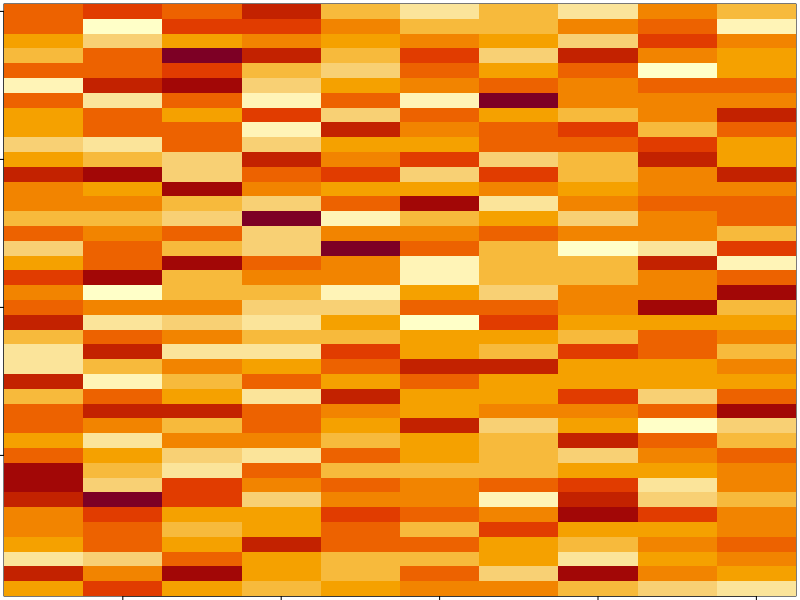
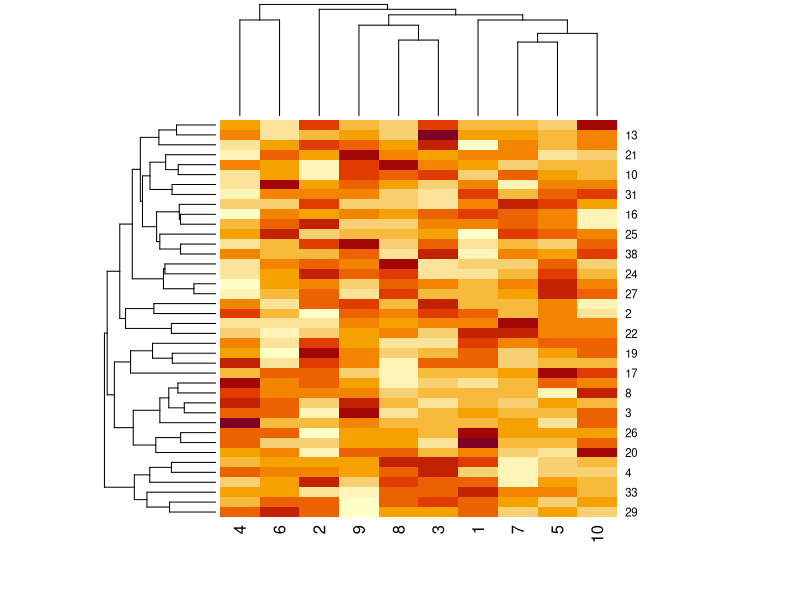
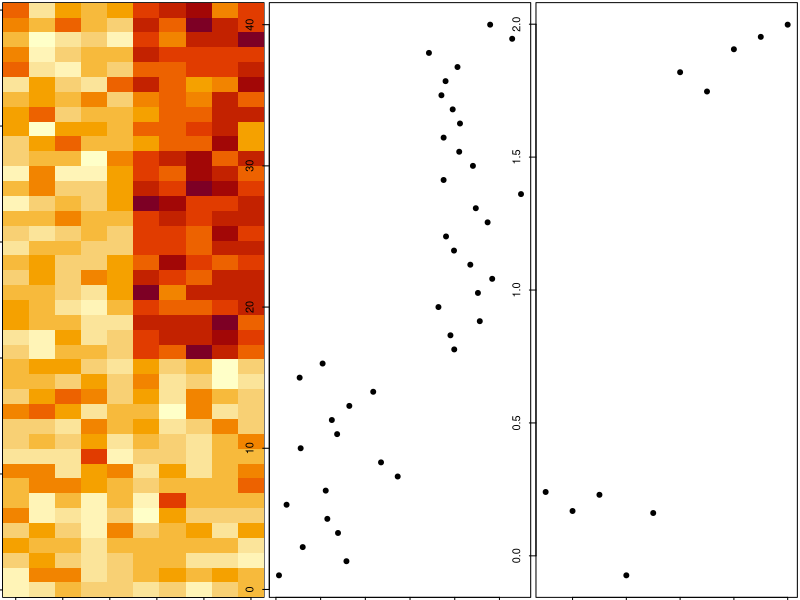
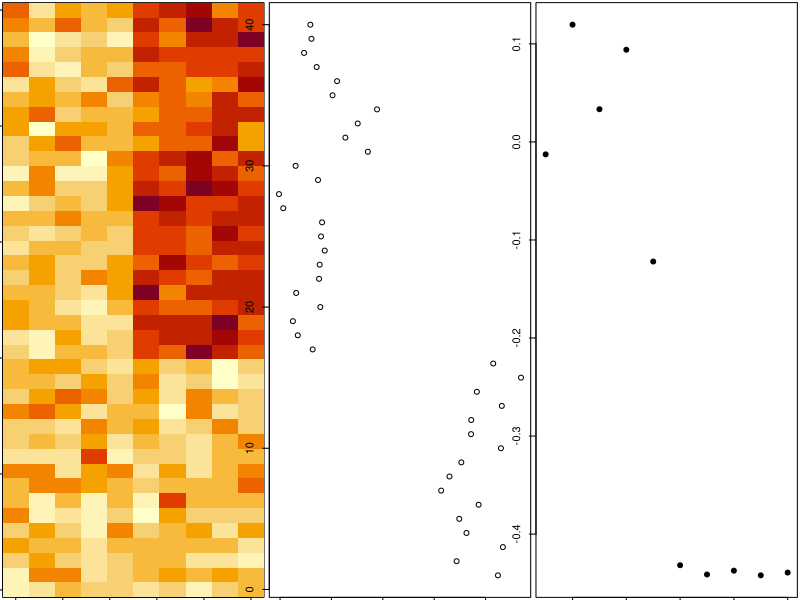

These figures' R source, in order:
#demention reduction

#data sample, no pattern
set.seed(12345)
par(mar = rep(0.2, 4))
df <- matrix(rnorm(400), nrow = 40)

image(1:10, 1:40, t(df)[ , nrow(df):1] )
heatmap(df)

#data sample, pattern added.
set.seed(678910)
for ( i in 1:40) {
  coinflip <- rbinom(1, size = 1, prob = .5)
  if (coinflip) {
    df[i, ] <- df[i,] + rep(c(0,3), each = 5)
  }
}

par(mfrow = c(1,3))
hh <- hclust(dist(df))
dforder <- df[hh$order, ]
image( t(dforder)[ , nrow(dforder):1] )
plot(rowMeans(dforder), 40:1, ,pch = 19)
plot(colMeans(dforder), pch = 19)

##svd
svd1 <- svd(scale(dforder))
image(t(dforder)[, nrow(dforder):1])
plot(svd1$u[,1], 40:1, , xlab = "Row", ylab = "First left singular vector")
plot(svd1$v[,1], xlab = "Column", ylab = "First right singular vector", pch = 19)